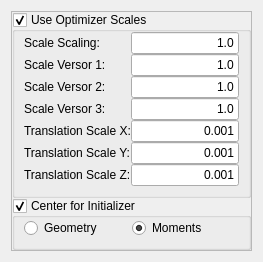
              <widget class="QWidget" name="Similarity3DTransform">
               <layout class="QVBoxLayout" name="verticalLayout_102">
                <item>
                 <widget class="QFrame" name="m_Similarity3DTransformFrame">
                  <property name="frameShape">
                   <enum>QFrame::StyledPanel</enum>
                  </property>
                  <property name="frameShadow">
                   <enum>QFrame::Raised</enum>
                  </property>
                  <layout class="QVBoxLayout" name="verticalLayout_82">
                   <property name="spacing">
                    <number>0</number>
                   </property>
                   <property name="margin">
                    <number>0</number>
                   </property>
                   <item>
                    <widget class="QGroupBox" name="m_UseOptimizerScalesSimilarity3D">
                     <property name="title">
                      <string>Use Optimizer Scales</string>
                     </property>
                     <property name="checkable">
                      <bool>true</bool>
                     </property>
                     <layout class="QVBoxLayout" name="verticalLayout_81">
                      <property name="spacing">
                       <number>0</number>
                      </property>
                      <property name="leftMargin">
                       <number>9</number>
                      </property>
                      <property name="topMargin">
                       <number>0</number>
                      </property>
                      <property name="rightMargin">
                       <number>9</number>
                      </property>
                      <property name="bottomMargin">
                       <number>9</number>
                      </property>
                      <item>
                       <layout class="QHBoxLayout" name="_146">
                        <item>
                         <layout class="QVBoxLayout" name="_147">
                          <item>
                           <widget class="QLabel" name="textLabel1_8_2_3_2_2_2_3_4">
                            <property name="text">
                             <string>Scale Scaling:</string>
                            </property>
                            <property name="wordWrap">
                             <bool>false</bool>
                            </property>
                           </widget>
                          </item>
                          <item>
                           <widget class="QLabel" name="textLabel2_6_3_3_2_2_2_3_4">
                            <property name="text">
                             <string>Scale Versor 1:</string>
                            </property>
                            <property name="wordWrap">
                             <bool>false</bool>
                            </property>
                           </widget>
                          </item>
                          <item>
                           <widget class="QLabel" name="textLabel3_5_3_3_2_2_2_3_4">
                            <property name="text">
                             <string>Scale Versor 2:</string>
                            </property>
                            <property name="wordWrap">
                             <bool>false</bool>
                            </property>
                           </widget>
                          </item>
                          <item>
                           <widget class="QLabel" name="textLabel1_9_2_2_2_2_2">
                            <property name="text">
                             <string>Scale Versor 3:</string>
                            </property>
                            <property name="wordWrap">
                             <bool>false</bool>
                            </property>
                           </widget>
                          </item>
                          <item>
                           <widget class="QLabel" name="textLabel11_3_2_2_2_3_3">
                            <property name="text">
                             <string>Translation Scale X:</string>
                            </property>
                            <property name="wordWrap">
                             <bool>false</bool>
                            </property>
                           </widget>
                          </item>
                          <item>
                           <widget class="QLabel" name="textLabel12_3_2_2_2_3_3">
                            <property name="text">
                             <string>Translation Scale Y:</string>
                            </property>
                            <property name="wordWrap">
                             <bool>false</bool>
                            </property>
                           </widget>
                          </item>
                          <item>
                           <widget class="QLabel" name="textLabel13_2_2_2_2_3_3">
                            <property name="text">
                             <string>Translation Scale Z:</string>
                            </property>
                            <property name="wordWrap">
                             <bool>false</bool>
                            </property>
                           </widget>
                          </item>
                         </layout>
                        </item>
                        <item>
                         <layout class="QVBoxLayout" name="_148">
                          <item>
                           <widget class="QLineEdit" name="m_ScalesSimilarity3DTransformScale1">
                            <property name="text">
                             <string>1.0</string>
                            </property>
                            <property name="alignment">
                             <set>Qt::AlignRight</set>
                            </property>
                           </widget>
                          </item>
                          <item>
                           <widget class="QLineEdit" name="m_ScalesSimilarity3DTransformScale2">
                            <property name="text">
                             <string>1.0</string>
                            </property>
                            <property name="alignment">
                             <set>Qt::AlignRight</set>
                            </property>
                           </widget>
                          </item>
                          <item>
                           <widget class="QLineEdit" name="m_ScalesSimilarity3DTransformScale3">
                            <property name="text">
                             <string>1.0</string>
                            </property>
                            <property name="alignment">
                             <set>Qt::AlignRight</set>
                            </property>
                           </widget>
                          </item>
                          <item>
                           <widget class="QLineEdit" name="m_ScalesSimilarity3DTransformScale4">
                            <property name="text">
                             <string>1.0</string>
                            </property>
                            <property name="alignment">
                             <set>Qt::AlignRight</set>
                            </property>
                           </widget>
                          </item>
                          <item>
                           <widget class="QLineEdit" name="m_ScalesSimilarity3DTransformScaleTranslationX">
                            <property name="text">
                             <string>0.001</string>
                            </property>
                            <property name="alignment">
                             <set>Qt::AlignRight</set>
                            </property>
                           </widget>
                          </item>
                          <item>
                           <widget class="QLineEdit" name="m_ScalesSimilarity3DTransformScaleTranslationY">
                            <property name="text">
                             <string>0.001</string>
                            </property>
                            <property name="alignment">
                             <set>Qt::AlignRight</set>
                            </property>
                           </widget>
                          </item>
                          <item>
                           <widget class="QLineEdit" name="m_ScalesSimilarity3DTransformScaleTranslationZ">
                            <property name="text">
                             <string>0.001</string>
                            </property>
                            <property name="alignment">
                             <set>Qt::AlignRight</set>
                            </property>
                           </widget>
                          </item>
                         </layout>
                        </item>
                       </layout>
                      </item>
                     </layout>
                    </widget>
                   </item>
                   <item>
                    <widget class="QGroupBox" name="m_CenterForInitializerSimilarity3D">
                     <property name="title">
                      <string>Center for Initializer</string>
                     </property>
                     <property name="checkable">
                      <bool>true</bool>
                     </property>
                     <layout class="QHBoxLayout" name="horizontalLayout_10">
                      <property name="spacing">
                       <number>0</number>
                      </property>
                      <property name="leftMargin">
                       <number>9</number>
                      </property>
                      <property name="topMargin">
                       <number>0</number>
                      </property>
                      <property name="rightMargin">
                       <number>9</number>
                      </property>
                      <property name="bottomMargin">
                       <number>9</number>
                      </property>
                      <item>
                       <widget class="QRadioButton" name="m_GeometrySimilarity3D">
                        <property name="enabled">
                         <bool>true</bool>
                        </property>
                        <property name="text">
                         <string>Geometry</string>
                        </property>
                       </widget>
                      </item>
                      <item>
                       <widget class="QRadioButton" name="m_MomentsSimilarity3D">
                        <property name="enabled">
                         <bool>true</bool>
                        </property>
                        <property name="text">
                         <string>Moments</string>
                        </property>
                        <property name="checked">
                         <bool>true</bool>
                        </property>
                       </widget>
                      </item>
                     </layout>
                    </widget>
                   </item>
                  </layout>
                 </widget>
                </item>
               </layout>
              </widget>
